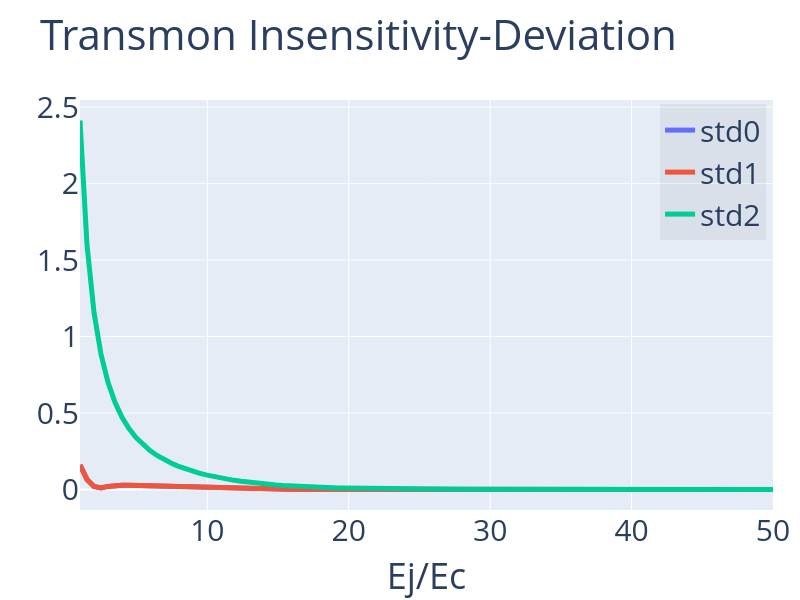

The code cell stored with this chart in its notebook:
### Code cell
plotCompare(ratio,std,'Transmon Insensitivity-Deviation','Ej/Ec',export='pdf',size=(600,800))
